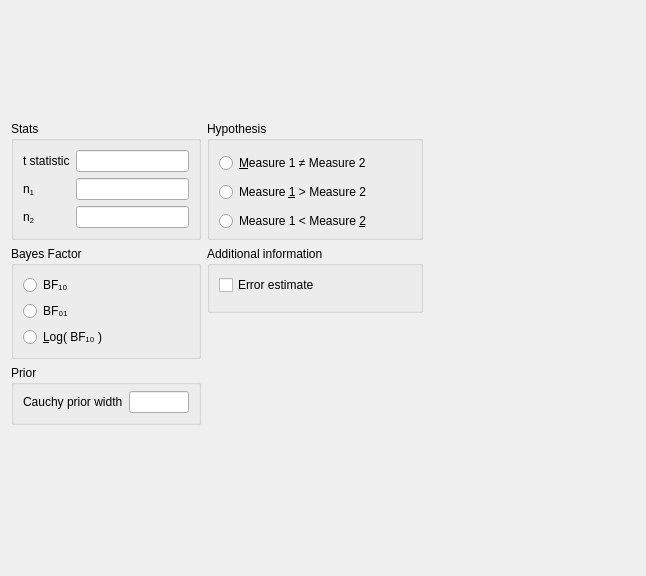
<?xml version="1.0" encoding="UTF-8"?>
<ui version="4.0">
 <class>BFFromTPairedSamplesForm</class>
 <widget class="QWidget" name="BFFromTPairedSamplesForm">
  <property name="geometry">
   <rect>
    <x>0</x>
    <y>0</y>
    <width>646</width>
    <height>576</height>
   </rect>
  </property>
  <property name="sizePolicy">
   <sizepolicy hsizetype="Fixed" vsizetype="Preferred">
    <horstretch>0</horstretch>
    <verstretch>0</verstretch>
   </sizepolicy>
  </property>
  <property name="windowTitle">
   <string>Form</string>
  </property>
  <layout class="QGridLayout" name="gridLayout">
   <property name="verticalSpacing">
    <number>0</number>
   </property>
   <item row="0" column="0">
    <spacer name="verticalSpacer_3">
     <property name="orientation">
      <enum>Qt::Vertical</enum>
     </property>
     <property name="sizeHint" stdset="0">
      <size>
       <width>20</width>
       <height>20</height>
      </size>
     </property>
    </spacer>
   </item>
   <item row="1" column="1">
    <spacer name="horizontalSpacer_4">
     <property name="orientation">
      <enum>Qt::Horizontal</enum>
     </property>
     <property name="sizeHint" stdset="0">
      <size>
       <width>40</width>
       <height>20</height>
      </size>
     </property>
    </spacer>
   </item>
   <item row="1" column="0">
    <widget class="QWidget" name="gridWidget" native="true">
     <property name="sizePolicy">
      <sizepolicy hsizetype="Fixed" vsizetype="Fixed">
       <horstretch>0</horstretch>
       <verstretch>0</verstretch>
      </sizepolicy>
     </property>
     <layout class="QGridLayout" name="gridLayout_7">
      <property name="leftMargin">
       <number>0</number>
      </property>
      <property name="rightMargin">
       <number>0</number>
      </property>
      <property name="bottomMargin">
       <number>0</number>
      </property>
      <item row="1" column="0">
       <widget class="QWidget" name="widget_2" native="true">
        <property name="maximumSize">
         <size>
          <width>240</width>
          <height>16777215</height>
         </size>
        </property>
        <layout class="QGridLayout" name="gridLayout_5">
         <property name="leftMargin">
          <number>0</number>
         </property>
         <property name="topMargin">
          <number>0</number>
         </property>
         <property name="rightMargin">
          <number>0</number>
         </property>
         <property name="bottomMargin">
          <number>0</number>
         </property>
         <item row="7" column="0">
          <spacer name="verticalSpacer">
           <property name="orientation">
            <enum>Qt::Vertical</enum>
           </property>
           <property name="sizeHint" stdset="0">
            <size>
             <width>20</width>
             <height>40</height>
            </size>
           </property>
          </spacer>
         </item>
         <item row="2" column="0">
          <widget class="BoundGroupBox" name="bayesFactorType">
           <property name="title">
            <string>Bayes Factor</string>
           </property>
           <property name="flat">
            <bool>false</bool>
           </property>
           <layout class="QGridLayout" name="gridLayout_13">
            <item row="0" column="0">
             <widget class="QRadioButton" name="_1">
              <property name="sizePolicy">
               <sizepolicy hsizetype="Fixed" vsizetype="Fixed">
                <horstretch>0</horstretch>
                <verstretch>0</verstretch>
               </sizepolicy>
              </property>
              <property name="text">
               <string>BF₁₀</string>
              </property>
             </widget>
            </item>
            <item row="1" column="0">
             <widget class="QRadioButton" name="_2">
              <property name="sizePolicy">
               <sizepolicy hsizetype="Fixed" vsizetype="Fixed">
                <horstretch>0</horstretch>
                <verstretch>0</verstretch>
               </sizepolicy>
              </property>
              <property name="text">
               <string>BF₀₁</string>
              </property>
             </widget>
            </item>
            <item row="2" column="0">
             <widget class="QRadioButton" name="_3">
              <property name="sizePolicy">
               <sizepolicy hsizetype="Fixed" vsizetype="Fixed">
                <horstretch>0</horstretch>
                <verstretch>0</verstretch>
               </sizepolicy>
              </property>
              <property name="text">
               <string>&amp;Log( BF₁₀ )</string>
              </property>
             </widget>
            </item>
            <item row="1" column="1">
             <spacer name="horizontalSpacer_3">
              <property name="orientation">
               <enum>Qt::Horizontal</enum>
              </property>
              <property name="sizeHint" stdset="0">
               <size>
                <width>40</width>
                <height>20</height>
               </size>
              </property>
             </spacer>
            </item>
           </layout>
          </widget>
         </item>
         <item row="3" column="0">
          <widget class="GroupBox" name="groupBox">
           <property name="title">
            <string>Prior</string>
           </property>
           <layout class="QGridLayout" name="gridLayout_11">
            <property name="topMargin">
             <number>6</number>
            </property>
            <item row="0" column="0">
             <widget class="QLabel" name="label">
              <property name="sizePolicy">
               <sizepolicy hsizetype="Fixed" vsizetype="Fixed">
                <horstretch>0</horstretch>
                <verstretch>0</verstretch>
               </sizepolicy>
              </property>
              <property name="text">
               <string>Cauchy prior width</string>
              </property>
             </widget>
            </item>
            <item row="0" column="1">
             <widget class="BoundTextBox" name="priorWidth">
              <property name="sizePolicy">
               <sizepolicy hsizetype="Fixed" vsizetype="Preferred">
                <horstretch>0</horstretch>
                <verstretch>0</verstretch>
               </sizepolicy>
              </property>
              <property name="minimumSize">
               <size>
                <width>60</width>
                <height>0</height>
               </size>
              </property>
              <property name="maximumSize">
               <size>
                <width>60</width>
                <height>16777215</height>
               </size>
              </property>
             </widget>
            </item>
           </layout>
          </widget>
         </item>
        </layout>
       </widget>
      </item>
      <item row="1" column="1">
       <widget class="QWidget" name="widget_3" native="true">
        <property name="sizePolicy">
         <sizepolicy hsizetype="Preferred" vsizetype="Preferred">
          <horstretch>0</horstretch>
          <verstretch>0</verstretch>
         </sizepolicy>
        </property>
        <layout class="QGridLayout" name="gridLayout_2">
         <property name="leftMargin">
          <number>0</number>
         </property>
         <property name="topMargin">
          <number>0</number>
         </property>
         <property name="rightMargin">
          <number>0</number>
         </property>
         <property name="bottomMargin">
          <number>0</number>
         </property>
         <item row="2" column="0">
          <spacer name="verticalSpacer_4">
           <property name="orientation">
            <enum>Qt::Vertical</enum>
           </property>
           <property name="sizeHint" stdset="0">
            <size>
             <width>20</width>
             <height>40</height>
            </size>
           </property>
          </spacer>
         </item>
         <item row="1" column="0">
          <widget class="GroupBox" name="plotsGroup">
           <property name="title">
            <string>Additional information</string>
           </property>
           <layout class="QGridLayout" name="gridLayout_4">
            <item row="2" column="0">
             <widget class="QWidget" name="widget_4" native="true">
              <property name="maximumSize">
               <size>
                <width>16</width>
                <height>16777215</height>
               </size>
              </property>
             </widget>
            </item>
            <item row="0" column="0" colspan="2">
             <widget class="BoundCheckBox" name="errorEstimate">
              <property name="sizePolicy">
               <sizepolicy hsizetype="Fixed" vsizetype="Fixed">
                <horstretch>0</horstretch>
                <verstretch>0</verstretch>
               </sizepolicy>
              </property>
              <property name="text">
               <string>Error estimate</string>
              </property>
             </widget>
            </item>
           </layout>
          </widget>
         </item>
        </layout>
       </widget>
      </item>
      <item row="0" column="0">
       <widget class="GroupBox" name="groupBox_7">
        <property name="title">
         <string>Stats</string>
        </property>
        <layout class="QGridLayout" name="gridLayout_3">
         <item row="2" column="0">
          <widget class="QLabel" name="label_6">
           <property name="text">
            <string>n&lt;sub&gt;2&lt;/sub&gt;</string>
           </property>
          </widget>
         </item>
         <item row="1" column="0">
          <widget class="QLabel" name="label_5">
           <property name="text">
            <string>n&lt;sub&gt;1&lt;/sub&gt;</string>
           </property>
          </widget>
         </item>
         <item row="1" column="1">
          <widget class="BoundTextBox" name="n1Size"/>
         </item>
         <item row="0" column="1">
          <widget class="BoundTextBox" name="tStatistic"/>
         </item>
         <item row="0" column="0">
          <widget class="QLabel" name="label_4">
           <property name="text">
            <string>t statistic</string>
           </property>
          </widget>
         </item>
         <item row="2" column="1">
          <widget class="BoundTextBox" name="n2Size"/>
         </item>
        </layout>
       </widget>
      </item>
      <item row="0" column="1">
       <widget class="BoundGroupBox" name="hypothesis">
        <property name="title">
         <string>Hypothesis</string>
        </property>
        <property name="flat">
         <bool>true</bool>
        </property>
        <layout class="QGridLayout" name="gridLayout_9">
         <property name="bottomMargin">
          <number>0</number>
         </property>
         <item row="2" column="0">
          <widget class="QRadioButton" name="_3oneTailedLessThan">
           <property name="sizePolicy">
            <sizepolicy hsizetype="Fixed" vsizetype="Fixed">
             <horstretch>0</horstretch>
             <verstretch>0</verstretch>
            </sizepolicy>
           </property>
           <property name="text">
            <string>Measure 1 &lt; Measure &amp;2</string>
           </property>
          </widget>
         </item>
         <item row="1" column="0">
          <widget class="QRadioButton" name="_2oneTailedGreaterThan">
           <property name="sizePolicy">
            <sizepolicy hsizetype="Fixed" vsizetype="Fixed">
             <horstretch>0</horstretch>
             <verstretch>0</verstretch>
            </sizepolicy>
           </property>
           <property name="text">
            <string>Measure &amp;1 &gt; Measure 2</string>
           </property>
          </widget>
         </item>
         <item row="0" column="0">
          <widget class="QRadioButton" name="_1twoTailed">
           <property name="sizePolicy">
            <sizepolicy hsizetype="Fixed" vsizetype="Fixed">
             <horstretch>0</horstretch>
             <verstretch>0</verstretch>
            </sizepolicy>
           </property>
           <property name="text">
            <string>&amp;Measure 1 ≠ Measure 2</string>
           </property>
          </widget>
         </item>
         <item row="1" column="1">
          <spacer name="horizontalSpacer">
           <property name="orientation">
            <enum>Qt::Horizontal</enum>
           </property>
           <property name="sizeHint" stdset="0">
            <size>
             <width>40</width>
             <height>20</height>
            </size>
           </property>
          </spacer>
         </item>
        </layout>
       </widget>
      </item>
     </layout>
    </widget>
   </item>
   <item row="2" column="0">
    <spacer name="verticalSpacer_2">
     <property name="orientation">
      <enum>Qt::Vertical</enum>
     </property>
     <property name="sizeHint" stdset="0">
      <size>
       <width>20</width>
       <height>40</height>
      </size>
     </property>
    </spacer>
   </item>
  </layout>
 </widget>
 <customwidgets>
  <customwidget>
   <class>GroupBox</class>
   <extends>QGroupBox</extends>
   <header>widgets/groupbox.h</header>
   <container>1</container>
  </customwidget>
  <customwidget>
   <class>BoundTextBox</class>
   <extends>QLineEdit</extends>
   <header>widgets/boundtextbox.h</header>
  </customwidget>
  <customwidget>
   <class>BoundGroupBox</class>
   <extends>QGroupBox</extends>
   <header>widgets/boundgroupbox.h</header>
   <container>1</container>
  </customwidget>
  <customwidget>
   <class>BoundCheckBox</class>
   <extends>QCheckBox</extends>
   <header>widgets/boundcheckbox.h</header>
  </customwidget>
 </customwidgets>
 <resources/>
 <connections/>
</ui>
